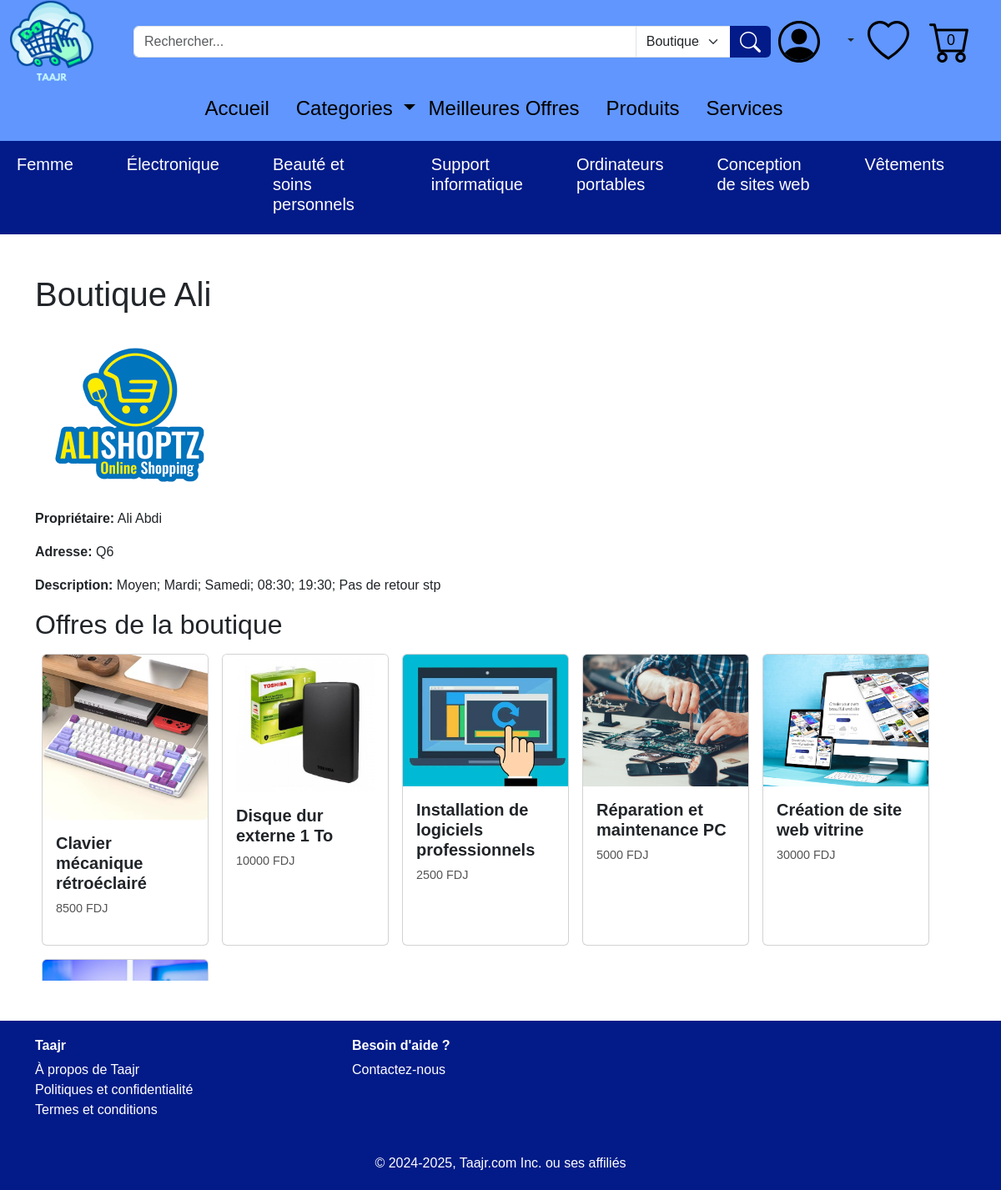
The app's page /boutique/21 with its own data.
### tables this page shows
CREATE TABLE "categorie" (
    ID_cat INTEGER PRIMARY KEY AUTOINCREMENT,
    nom_cat CHAR(50)
, description CHAR(255), image CHAR(100));

CREATE TABLE "Details_Vendeur" (
    ID_uti INTEGER,
    nom_boutique CHAR(50), 
    adresse_boutique CHAR(50), logo CHAR(50), description CHAR(255),
    FOREIGN KEY (ID_uti) REFERENCES "utilisateur"("ID_uti")
    );

CREATE TABLE "utilisateur" (
    ID_uti INTEGER PRIMARY KEY AUTOINCREMENT,
    nom_uti CHAR(50),
    prenom_uti CHAR(50),
    email_uti CHAR(50),
    telephone CHAR(50),
    date_inscription DATE DEFAULT (date('now', 'localtime')),
    type_uti CHAR(50)
, date_naissance DATE, genre CHAR(50), mot_de_passe CHAR(255));

CREATE TABLE "offre" (
    ID_off INTEGER PRIMARY KEY AUTOINCREMENT,
    libelle_off CHAR(50),
    description_off CHAR(50),
    quantite_en_stock INTEGER,
    prix_off INTEGER,
    date_off DATE DEFAULT (date('now', 'localtime')),
    type_off CHAR(50),
    ID_uti INTEGER, image_off CHAR(50),
    FOREIGN KEY (ID_uti) REFERENCES "utilisateur"(ID_uti)
);

### app.py (the view)
@app.route('/boutique/<int:vendeur_id>')
def boutique(vendeur_id):
    vendeur = db.execute("""
        SELECT utilisateur.nom_uti, utilisateur.prenom_uti, Details_Vendeur.nom_boutique,
               Details_Vendeur.adresse_boutique, Details_Vendeur.description, Details_Vendeur.logo
        FROM utilisateur
        JOIN Details_Vendeur ON utilisateur.ID_uti = Details_Vendeur.ID_uti
        WHERE utilisateur.ID_uti = ?
    """, vendeur_id)
    if not vendeur:
        flash('Vendeur non trouvé.', 'danger')
        return redirect(url_for('index'))
    vendeur = vendeur[0]
    offres = db.execute("""
        SELECT * FROM offre
        WHERE ID_uti = ?
    """, vendeur_id)
    return render_template('Boutique.html', vendeur=vendeur, offres=offres)

### app.py (called while the page is built)
@app.context_processor
def inject_user_id():
    return dict(user_id=session.get('user_id'))

@app.context_processor
def inject_user_info():
    user_id = session.get('user_id')
    if user_id:
        user = db.execute("SELECT nom_uti, prenom_uti, email_uti, telephone, date_naissance, genre, type_uti FROM utilisateur WHERE ID_uti = ?", user_id)
        if user:
            return dict(user_name=f"{user[0]['prenom_uti']} {user[0]['nom_uti']}")
    return dict(user_name=None)

@app.context_processor
def inject_categories():
    categories = db.execute("SELECT ID_cat, nom_cat FROM categorie")
    return dict(categories=categories)

@app.context_processor
def inject_favoris_ids():
    user_id = session.get('user_id')
    if user_id:
        favoris = db.execute("SELECT ID_off FROM likes WHERE ID_uti = ?", user_id)
        favoris_ids = [item['ID_off'] for item in favoris]
        return dict(favoris_ids=favoris_ids)
    return dict(favoris_ids=[])

@app.context_processor
def inject_cart_ids():
    if 'user_id' in session:
        cart_items = db.execute("SELECT ID_off FROM panier WHERE ID_uti = ?", session['user_id'])
        cart_ids = [item['ID_off'] for item in cart_items]
        cart_ids = [item['ID_off'] for item in cart_items]
    else:
        cart_ids = []
    return dict(cart_ids=cart_ids)

@app.context_processor
def inject_top_categories():
    top_categories = db.execute("""
        SELECT categorie.ID_cat, categorie.nom_cat, COUNT(offre.ID_off) AS offer_count
        FROM categorie
        JOIN appartenir ON categorie.ID_cat = appartenir.ID_cat
        JOIN offre ON appartenir.ID_off = offre.ID_off
        GROUP BY categorie.ID_cat
        ORDER BY offer_count DESC
        LIMIT 7
    """)
    return dict(top_categories=top_categories)

### templates/Boutique.html (shortened to what this page needs)
{% extends 'layout.html' %}
{% block content %}
<div class="boutique-info">
    <h1>{{ vendeur.nom_boutique }}</h1>
    <img src="{{ url_for('static', filename=vendeur.logo) }}" alt="Logo de la Boutique">
    <p><strong>Propriétaire:</strong> {{ vendeur.prenom_uti }} {{ vendeur.nom_uti }}</p>
    <p><strong>Adresse:</strong> {{ vendeur.adresse_boutique }}</p>
    <p><strong>Description:</strong> {{ vendeur.description }}</p>
</div>
<div class="offres">
    <h2>Offres de la boutique</h2>
    <div class="similar-offers-container">
        {% for offre in offres %}
            <a href="{{ url_for('offre_details', offre_id=offre.ID_off) }}" class="card-link">
                <div class="card m-2">
                    <img src="{{ url_for('static', filename=offre.image_off) }}" class="card-img-top" alt="{{ offre.libelle_off }}">
                    <div class="card-body">
                        <h5 class="card-title">{{ offre.libelle_off }}</h5>
                        <p class="card-text">{{ offre.prix_off }}   FDJ</p>
                    </div>
                </div>
            </a>
        {% endfor %}
    </div>
</div>
{% endblock %}

### templates/layout.html (shortened to what this page needs)
<!DOCTYPE html>
<html lang="fr">
<head>
  <link href="/static/bootstrap-5.3.3-dist/css/bootstrap.min.css" rel="stylesheet">
  <link rel="stylesheet" href="/static/style.css">
  <link rel="stylesheet" href="{{ url_for('static', filename='style.css') }}">
</head>
<body>
    <header>
        <div style="background-color: #6096FD;">
            <div class="container-fluid d-flex align-items-center">
              <a href="/"><img src="/static/Images/Taajr(1).png" width="100px" class="me-5"></a>
              <form action="{{ url_for('search') }}" method="GET" class="d-flex justify-content-center my-3" style="width: 65%;">
                <div class="input-group">
                    <input type="text" name="query" class="form-control" placeholder="Rechercher..." required>
                    <select name="category" class="form-select" style="max-width: 15%;">
                        <option value="boutique">Boutiques</option>
                    </select>
                    <button type="submit" class="btn btn-primary"  style="background-color: #031B88; border-color: #031B88;">
                        <img src="/static/Images/search.svg" width="25px" height="25px">
                    </button>
                </div>
              </form>
              <div class="d-flex align-items-center ms-auto">
                  <div class="dropdown">
                      <div class="dropdown-toggle" id="userDropdown" role="button" data-bs-toggle="dropdown" aria-expanded="false">
                          <img src="/static/Images/Maquette Taajr/person-circle.svg" width="50px" class="me-4">
                      </div>
                  </div>
                  <a href="/Favoris" class="ms-3">
                    <img src="/static/Images/Maquette Taajr/heart.svg" width="50px" class="me-4">
                  </a>
                  <a href="{{ url_for('Panier') }}" class="cart-icon">
                      <img src="/static/Images/Maquette Taajr/cart.svg" width="50px" class="me-4">
                      <span class="cart-count">{{ cart_ids|length }}</span>
                  </a>
              </div>
            </div>
        </div>
        <nav class="navbar navbar-expand-lg navbar-dark" style="background-color: #6096FD;">
            <div class="container">
                <div class="collapse navbar-collapse justify-content-center" id="navbarNav">
                    <h4>
                        <ul class="navbar-nav ms-auto">
                            <li class="nav-item me-3">
                                <a class="nav-link {% if request.path == '/' %}text-white{% else %}text-black{% endif %}" href="/">Accueil</a>
                            </li>
                            <li class="nav-item dropdown">
                                <a class="nav-link dropdown-toggle  {% if request.path == '/Categories' %}text-white{% else %}text-black{% endif %}" href="#" id="categoriesDropdown" role="button" data-bs-toggle="dropdown" aria-expanded="false">
                                    Categories
                                </a>
                            </li>
                            <li class="nav-item me-3">
                                <a class="nav-link {% if request.path == '/meilleure_offre' %}text-white{% else %}text-black{% endif %}" href="/meilleure_offre">Meilleures Offres</a>
                            </li>
                            <li class="nav-item me-3">
                                <a class="nav-link {% if request.path == '/Produits' %}text-white{% else %}text-black{% endif %}" href="/Produits">Produits</a>
                            </li>
                            <li class="nav-item me-3">
                                <a class="nav-link {% if request.path == '/Services' %}text-white{% else %}text-black{% endif %}" href="/Services">Services</a>
                            </li>
                        </ul>
                    </h4>
                </div>
            </div>
        </nav>
            <nav class="navbar navbar-expand-lg navbar-light" style="background-color: #031B88;">
                <div class="container-fluid">
                    <div class="collapse navbar-collapse justify-content-center" id="subNavbarNav">
                        <h5>
                            <ul class="navbar-nav mx-auto">
                                {% for category in top_categories %}
                                <li class="nav-item me-5">
                                  <a class="nav-link text-white" href="{{ url_for('category_offers', category_id=category.ID_cat) }}">{{ category.nom_cat }}</a>
                                </li>
                                {% endfor %}
                            </ul>
                        </h5>
                    </div>
                </div>
            </nav>
    </header>
    <main>
        <div class="container my-5">
            {% block content %}
            {% endblock %}
        </div>
    </main>
    <footer class="footer text-white" style="background-color: #031B88;">
        <div class="container">
          <div class="row">
            <div class="col-md-4">
              <h6 class="fw-bold">Taajr</h6>
              <ul class="list-unstyled">
                <li><a href="/a_propos" class="text-white text-decoration-none">À propos de Taajr</a></li>
                <li><a href="/politique" class="text-white text-decoration-none">Politiques et confidentialité</a></li>
                <li><a href="/termes" class="text-white text-decoration-none">Termes et conditions</a></li>
              </ul>
            </div>
            <div class="col-md-4">
              <h6 class="fw-bold">Besoin d'aide ?</h6>
              <ul class="list-unstyled">
                <li><a href="/Contactez-nous" class="text-white text-decoration-none">Contactez-nous</a></li>
              </ul>
            </div>
          </div>
          <div class="text-center mt-4">
            <p class="mb-0">© 2024-2025, Taajr.com Inc. ou ses affiliés</p>
          </div>
        </div>
      </footer>
</body>
</html>

### static/style.css (style rules this page uses)
a { text-decoration: none; }
.similar-offers-container { display: flex; flex-wrap: wrap; justify-content: left; max-width: 100%; height: 400px; overflow: hidden; }
.similar-offers-container .card { width: 200px; margin: 10px; display: flex; flex-direction: column; height: 350px; cursor: pointer; transition: transform 0.3s ease, box-shadow 0.3s ease; }
.similar-offers-container .card-img-top { flex: 1; width: 100%; object-fit: cover; }
.similar-offers-container .card-body { flex: 1; display: flex; flex-direction: column; }
.similar-offers-container .card-link { text-decoration: none; color: inherit; }
.card-img-top { width: 100%; height: 200px; object-fit: cover; }
.card-title { font-size: 1.25rem; font-weight: bold; }
.card-text { font-size: 0.9rem; color: #555; }
.btn-primary { background-color: #007bff; border: none; }

### templates/layout.html (style rules this page uses)
body { display: flex; flex-direction: column; min-height: 100vh; font-family: 'Arial', sans-serif; }
main { flex: 1; }
.footer { background-color: #6096FD; color: white; padding: 20px 0; margin-top: auto; }
.cart-icon { position: relative; display: inline-block; }
.cart-count { position: absolute; top: 50%; left: 50%; transform: translate(-100%, -55%); color: black; border-radius: 50%; padding: 2px 6px; font-size: 18px; }

### records on screen
categorie: nom_cat "Femme"
categorie: nom_cat "Électronique"
categorie: nom_cat "Beauté et soins personnels"
categorie: nom_cat "Support informatique"
categorie: nom_cat "Ordinateurs portables"
categorie: nom_cat "Conception de sites web"
categorie: nom_cat "Vêtements"
Details_Vendeur: nom_boutique "Boutique Ali", logo (picture), adresse_boutique "Q6", description "Moyen; Mardi; Samedi; 08:30; 19:30; Pas de retour stp"
utilisateur: prenom_uti "Ali", nom_uti "Abdi"
offre: image_off (picture), libelle_off "Clavier mécanique rétroéclairé", prix_off "8500"
offre: image_off (picture), libelle_off "Disque dur externe 1 To", prix_off "10000"
offre: image_off (picture), libelle_off "Installation de logiciels professionnels", prix_off "2500"
offre: image_off (picture), libelle_off "Réparation et maintenance PC", prix_off "5000"
offre: image_off (picture), libelle_off "Création de site web vitrine", prix_off "30000"
offre: image_off (picture)

### other values on screen
{{ cart_ids|length }} "0"
